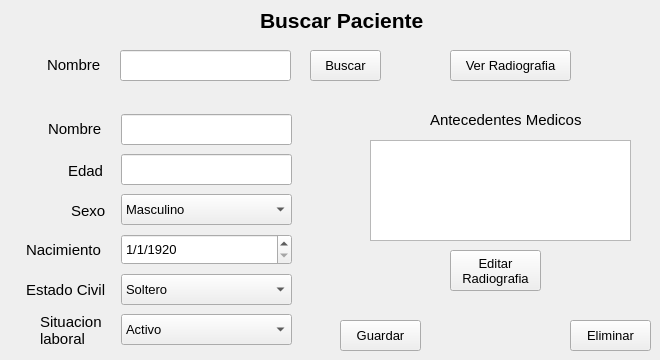
      <widget class="QWidget" name="tab_4">
       <attribute name="title">
        <string>Editar o Eliminar Paciente</string>
       </attribute>
       <widget class="QLabel" name="label_16">
        <property name="geometry">
         <rect>
          <x>47</x>
          <y>57</y>
          <width>71</width>
          <height>16</height>
         </rect>
        </property>
        <property name="font">
         <font>
          <family>Segoe UI</family>
          <pointsize>11</pointsize>
         </font>
        </property>
        <property name="styleSheet">
         <string notr="true"/>
        </property>
        <property name="text">
         <string>Nombre</string>
        </property>
       </widget>
       <widget class="QLineEdit" name="lineEdit_5">
        <property name="geometry">
         <rect>
          <x>120</x>
          <y>50</y>
          <width>171</width>
          <height>31</height>
         </rect>
        </property>
        <property name="font">
         <font>
          <family>Segoe UI</family>
          <pointsize>10</pointsize>
         </font>
        </property>
        <property name="styleSheet">
         <string notr="true"/>
        </property>
       </widget>
       <widget class="QPushButton" name="pushButton_8">
        <property name="geometry">
         <rect>
          <x>310</x>
          <y>50</y>
          <width>71</width>
          <height>31</height>
         </rect>
        </property>
        <property name="font">
         <font>
          <family>Segoe UI</family>
          <pointsize>10</pointsize>
         </font>
        </property>
        <property name="styleSheet">
         <string notr="true"/>
        </property>
        <property name="text">
         <string>Buscar</string>
        </property>
       </widget>
       <widget class="QPushButton" name="pushButton_9">
        <property name="geometry">
         <rect>
          <x>570</x>
          <y>320</y>
          <width>81</width>
          <height>31</height>
         </rect>
        </property>
        <property name="font">
         <font>
          <family>Segoe UI</family>
          <pointsize>10</pointsize>
         </font>
        </property>
        <property name="styleSheet">
         <string notr="true"/>
        </property>
        <property name="text">
         <string>Eliminar</string>
        </property>
       </widget>
       <widget class="QLabel" name="label_10">
        <property name="geometry">
         <rect>
          <x>26</x>
          <y>242</y>
          <width>91</width>
          <height>16</height>
         </rect>
        </property>
        <property name="font">
         <font>
          <family>Segoe UI</family>
          <pointsize>11</pointsize>
         </font>
        </property>
        <property name="styleSheet">
         <string notr="true"/>
        </property>
        <property name="text">
         <string>Nacimiento</string>
        </property>
       </widget>
       <widget class="QLineEdit" name="lineEdit_3">
        <property name="geometry">
         <rect>
          <x>121</x>
          <y>114</y>
          <width>171</width>
          <height>31</height>
         </rect>
        </property>
        <property name="font">
         <font>
          <family>Segoe UI</family>
          <pointsize>10</pointsize>
         </font>
        </property>
        <property name="styleSheet">
         <string notr="true"/>
        </property>
       </widget>
       <widget class="QLabel" name="label_11">
        <property name="geometry">
         <rect>
          <x>48</x>
          <y>121</y>
          <width>71</width>
          <height>16</height>
         </rect>
        </property>
        <property name="font">
         <font>
          <family>Segoe UI</family>
          <pointsize>11</pointsize>
         </font>
        </property>
        <property name="styleSheet">
         <string notr="true"/>
        </property>
        <property name="text">
         <string>Nombre</string>
        </property>
       </widget>
       <widget class="QComboBox" name="comboBox_4">
        <property name="geometry">
         <rect>
          <x>121</x>
          <y>274</y>
          <width>171</width>
          <height>31</height>
         </rect>
        </property>
        <property name="font">
         <font>
          <family>Segoe UI</family>
          <pointsize>10</pointsize>
         </font>
        </property>
        <property name="styleSheet">
         <string notr="true"/>
        </property>
        <item>
         <property name="text">
          <string>Soltero</string>
         </property>
        </item>
        <item>
         <property name="text">
          <string>Casado</string>
         </property>
        </item>
       </widget>
       <widget class="QLabel" name="label_12">
        <property name="geometry">
         <rect>
          <x>430</x>
          <y>110</y>
          <width>161</width>
          <height>20</height>
         </rect>
        </property>
        <property name="font">
         <font>
          <family>Segoe UI</family>
          <pointsize>11</pointsize>
         </font>
        </property>
        <property name="styleSheet">
         <string notr="true"/>
        </property>
        <property name="text">
         <string>Antecedentes Medicos</string>
        </property>
       </widget>
       <widget class="QPushButton" name="pushButton_7">
        <property name="geometry">
         <rect>
          <x>340</x>
          <y>320</y>
          <width>81</width>
          <height>31</height>
         </rect>
        </property>
        <property name="font">
         <font>
          <family>Segoe UI</family>
          <pointsize>10</pointsize>
         </font>
        </property>
        <property name="styleSheet">
         <string notr="true"/>
        </property>
        <property name="text">
         <string>Guardar</string>
        </property>
       </widget>
       <widget class="QLabel" name="label_13">
        <property name="geometry">
         <rect>
          <x>68</x>
          <y>163</y>
          <width>51</width>
          <height>16</height>
         </rect>
        </property>
        <property name="font">
         <font>
          <family>Segoe UI</family>
          <pointsize>11</pointsize>
         </font>
        </property>
        <property name="styleSheet">
         <string notr="true"/>
        </property>
        <property name="text">
         <string>Edad</string>
        </property>
       </widget>
       <widget class="QLabel" name="label_14">
        <property name="geometry">
         <rect>
          <x>26</x>
          <y>282</y>
          <width>91</width>
          <height>16</height>
         </rect>
        </property>
        <property name="font">
         <font>
          <family>Segoe UI</family>
          <pointsize>11</pointsize>
         </font>
        </property>
        <property name="styleSheet">
         <string notr="true"/>
        </property>
        <property name="text">
         <string>Estado Civil</string>
        </property>
       </widget>
       <widget class="QLabel" name="label_15">
        <property name="geometry">
         <rect>
          <x>40</x>
          <y>310</y>
          <width>71</width>
          <height>41</height>
         </rect>
        </property>
        <property name="font">
         <font>
          <family>Segoe UI</family>
          <pointsize>11</pointsize>
         </font>
        </property>
        <property name="styleSheet">
         <string notr="true"/>
        </property>
        <property name="text">
         <string>Situacion
laboral</string>
        </property>
       </widget>
       <widget class="QLabel" name="label_30">
        <property name="geometry">
         <rect>
          <x>71</x>
          <y>200</y>
          <width>41</width>
          <height>21</height>
         </rect>
        </property>
        <property name="font">
         <font>
          <family>Segoe UI</family>
          <pointsize>11</pointsize>
         </font>
        </property>
        <property name="styleSheet">
         <string notr="true"/>
        </property>
        <property name="text">
         <string>Sexo</string>
        </property>
       </widget>
       <widget class="QComboBox" name="comboBox_5">
        <property name="geometry">
         <rect>
          <x>121</x>
          <y>314</y>
          <width>171</width>
          <height>31</height>
         </rect>
        </property>
        <property name="font">
         <font>
          <family>Segoe UI</family>
          <pointsize>10</pointsize>
         </font>
        </property>
        <property name="styleSheet">
         <string notr="true"/>
        </property>
        <item>
         <property name="text">
          <string>Activo</string>
         </property>
        </item>
        <item>
         <property name="text">
          <string>Inactivo</string>
         </property>
        </item>
       </widget>
       <widget class="QComboBox" name="comboBox_6">
        <property name="geometry">
         <rect>
          <x>121</x>
          <y>194</y>
          <width>171</width>
          <height>31</height>
         </rect>
        </property>
        <property name="font">
         <font>
          <family>Segoe UI</family>
          <pointsize>10</pointsize>
         </font>
        </property>
        <property name="styleSheet">
         <string notr="true"/>
        </property>
        <item>
         <property name="text">
          <string>Masculino</string>
         </property>
        </item>
        <item>
         <property name="text">
          <string>Femenino</string>
         </property>
        </item>
       </widget>
       <widget class="QDateEdit" name="dateEdit_2">
        <property name="geometry">
         <rect>
          <x>121</x>
          <y>234</y>
          <width>171</width>
          <height>31</height>
         </rect>
        </property>
        <property name="font">
         <font>
          <family>Segoe UI</family>
          <pointsize>10</pointsize>
         </font>
        </property>
        <property name="styleSheet">
         <string notr="true"/>
        </property>
        <property name="displayFormat">
         <string>d/M/yyyy</string>
        </property>
        <property name="date">
         <date>
          <year>1920</year>
          <month>1</month>
          <day>1</day>
         </date>
        </property>
       </widget>
       <widget class="QLineEdit" name="lineEdit_4">
        <property name="geometry">
         <rect>
          <x>121</x>
          <y>154</y>
          <width>171</width>
          <height>31</height>
         </rect>
        </property>
        <property name="font">
         <font>
          <family>Segoe UI</family>
          <pointsize>10</pointsize>
         </font>
        </property>
        <property name="styleSheet">
         <string notr="true"/>
        </property>
       </widget>
       <widget class="QPushButton" name="pushButton_10">
        <property name="geometry">
         <rect>
          <x>450</x>
          <y>250</y>
          <width>91</width>
          <height>41</height>
         </rect>
        </property>
        <property name="font">
         <font>
          <family>Segoe UI</family>
          <pointsize>10</pointsize>
         </font>
        </property>
        <property name="styleSheet">
         <string notr="true"/>
        </property>
        <property name="text">
         <string>Editar
Radiografia</string>
        </property>
       </widget>
       <widget class="QLabel" name="label_31">
        <property name="geometry">
         <rect>
          <x>260</x>
          <y>10</y>
          <width>171</width>
          <height>21</height>
         </rect>
        </property>
        <property name="font">
         <font>
          <family>Segoe UI</family>
          <pointsize>16</pointsize>
          <weight>75</weight>
          <bold>true</bold>
         </font>
        </property>
        <property name="styleSheet">
         <string notr="true"/>
        </property>
        <property name="text">
         <string>Buscar Paciente</string>
        </property>
       </widget>
       <widget class="QLabel" name="label_32">
        <property name="geometry">
         <rect>
          <x>225</x>
          <y>6</y>
          <width>31</width>
          <height>31</height>
         </rect>
        </property>
        <property name="styleSheet">
         <string notr="true">image: url(:/iconos/buscar1.png);</string>
        </property>
        <property name="text">
         <string/>
        </property>
       </widget>
       <widget class="QTextEdit" name="textEdit_2">
        <property name="geometry">
         <rect>
          <x>370</x>
          <y>140</y>
          <width>261</width>
          <height>101</height>
         </rect>
        </property>
        <property name="font">
         <font>
          <pointsize>10</pointsize>
         </font>
        </property>
        <property name="styleSheet">
         <string notr="true"/>
        </property>
       </widget>
       <widget class="QLabel" name="label_38">
        <property name="geometry">
         <rect>
          <x>126</x>
          <y>82</y>
          <width>161</width>
          <height>21</height>
         </rect>
        </property>
        <property name="text">
         <string/>
        </property>
       </widget>
       <widget class="QPushButton" name="pushButton_15">
        <property name="geometry">
         <rect>
          <x>450</x>
          <y>50</y>
          <width>121</width>
          <height>31</height>
         </rect>
        </property>
        <property name="font">
         <font>
          <family>Segoe UI</family>
          <pointsize>10</pointsize>
         </font>
        </property>
        <property name="styleSheet">
         <string notr="true"/>
        </property>
        <property name="text">
         <string>Ver Radiografia</string>
        </property>
       </widget>
       <widget class="QLabel" name="label_39">
        <property name="geometry">
         <rect>
          <x>430</x>
          <y>82</y>
          <width>151</width>
          <height>21</height>
         </rect>
        </property>
        <property name="text">
         <string/>
        </property>
       </widget>
      </widget>
